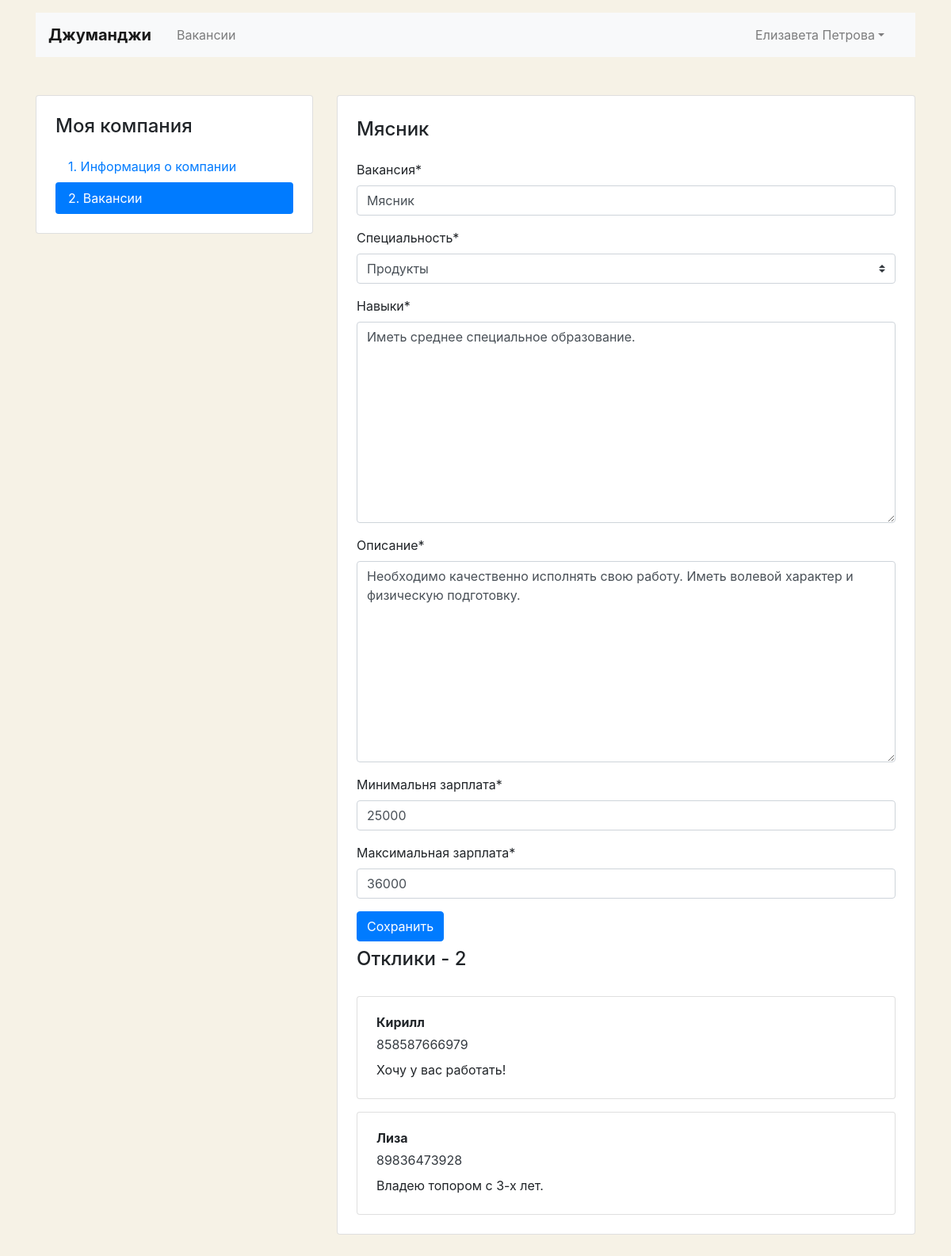
Page /mycompany/vacancies/7/ (signed in) on the earlier database version.
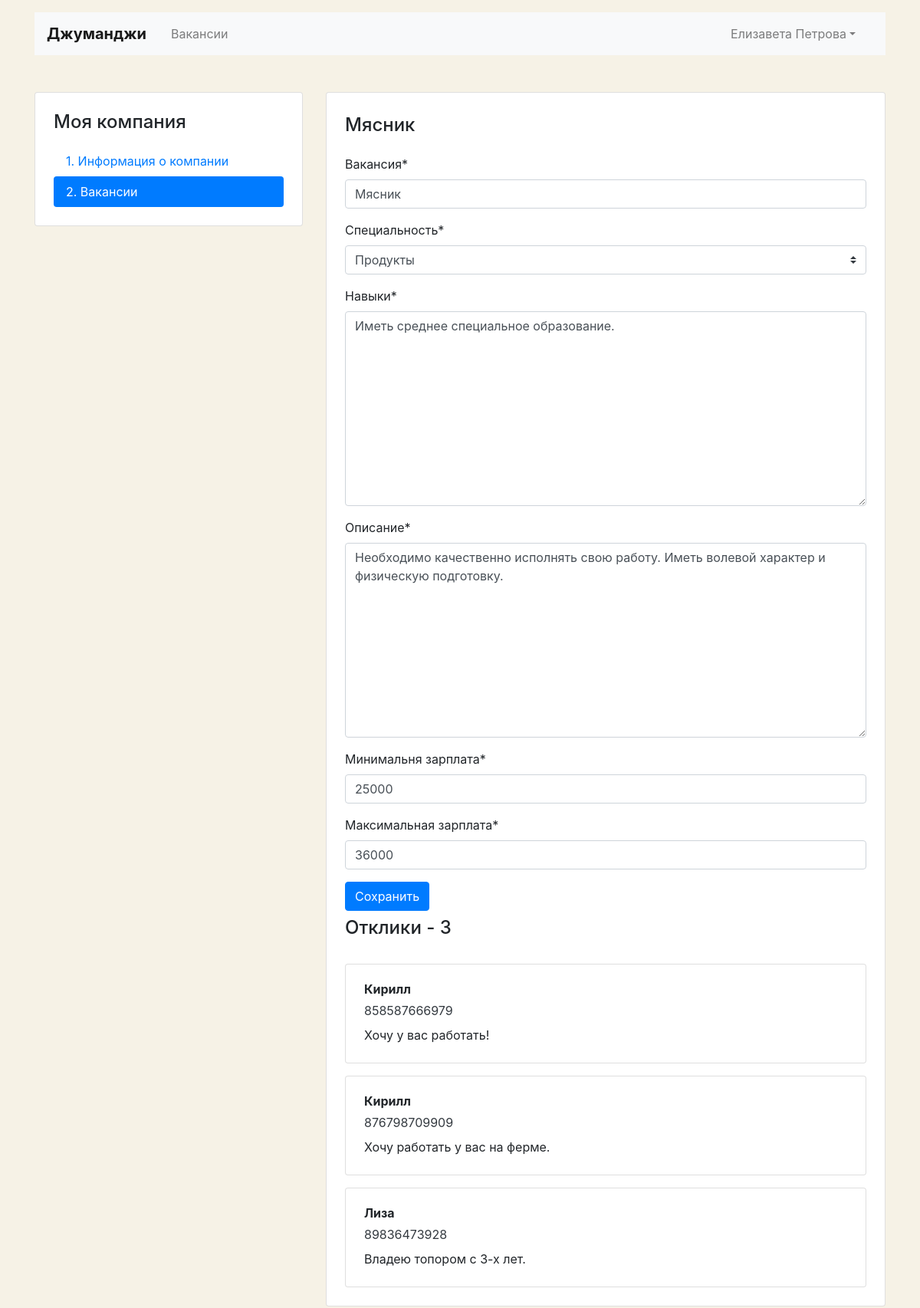
Same page on the later database version.
### job_site_app/models.py (models this page shows, shortened)
class Application(models.Model):
    written_username = models.CharField(max_length=50, verbose_name='Имя')
    written_phone = models.CharField(max_length=50, verbose_name='Телефон')
    written_cover_letter = models.TextField(verbose_name='Сопроводительное письмо')
    vacancy = models.ForeignKey('Vacancy', on_delete=models.CASCADE, related_name="applications",
                                verbose_name='Вакансия')
    user = models.ForeignKey(User, on_delete=models.CASCADE, related_name="applications", verbose_name='Пользователь')
    class Meta:
        verbose_name_plural = 'Отклики'
        verbose_name = 'Отклик'
        ordering = ['written_username']

### job_site_app/views.py (the view, shortened to what this page needs)
# urls.py: path('mycompany/vacancies/<int:pk>/', EditVacancyCreateView.as_view(), name='edit_vacancy'),
class EditVacancyCreateView(LoginRequiredMixin, SuccessMessageMixin, UpdateView):
    login_url = 'accounts:login'
    template_name = 'job_site_app/vacancy-edit.html'
    success_message = 'Информация о вакансии обновлена!'
    model = Vacancy
    form_class = VacancyForm
    def get_context_data(self, **kwargs):
        context = super(EditVacancyCreateView, self).get_context_data(**kwargs)
        context['user_company'] = str(Vacancy.objects.get(id=self.kwargs['pk']).title)
        context['applications'] = Application.objects.filter(vacancy=self.kwargs['pk'])
        return context
    def get_object(self, queryset=None):
        return self.model.objects.get(id=self.kwargs['pk'])

### job_site_app/forms.py
class VacancyForm(forms.ModelForm):
    class Meta:
        model = Vacancy
        fields = ('title', 'specialty', 'skills', 'description', 'salary_min', 'salary_max')
    def __init__(self, *args, **kwargs):
        super(VacancyForm, self).__init__(*args, **kwargs)
        self.helper = FormHelper()
        self.helper.form_method = 'POST'
        self.helper.layout = Layout(
            Fieldset(
                '',
                'title',
                'specialty',
                'skills',
                'description',
                'salary_min',
                'salary_max',
            ),
            ButtonHolder(Submit('submit', 'Сохранить'))
        )

### job_site_app/models.py (called while the page is built)
    def __str__(self):
        return self.title

### job_site_app/templates/job_site_app/vacancy-edit.html (shortened to what this page needs)
{% extends "layout/basic.html" %}
{% block content %}
  <main class="container mt-3 pb-5">
    <div class="row mt-5">
      <div class="col-12 col-lg-4">
        <aside class="pt-3 pb-4 px-4 mb-5 card">
          <h1 class="h4 pt-2 pb-2">Моя компания</h1>
          <div class="nav flex-column nav-pills">
            <a class="nav-link" href="{% url 'job:my_company' user_company %}">1. Информация о&nbsp;компании</a>
            <a class="nav-link active" href="{% url 'job:getting_information' user.pk %}">2. Вакансии</a>
          </div>
        </aside>
      </div>
      <div class="col-12 col-lg-8">
        <div class="card">
          <div class="card-body px-4 pb-4 tab-content">
            <section>
              <h2 class="h4 pt-2 pb-3">{{ user_company }}</h2>
                {% load crispy_forms_tags %}
              {% crispy form %}
              <h2 class="h4 pt-2 pb-3">Отклики - {{ applications.count }}</h2>
              {% for application in applications %}
              <div class="card mt-3">
                <div class="card-body px-4">
                  <p class="mb-1 font-weight-bold">{{ application.written_username }}</p>
                  <p class="mb-2"><a href="tel:+79002842324" class="text-dark">{{ application.written_phone }}</a></p>
                  <p class="mb-1">{{ application.written_cover_letter }}</p>
                </div>
              </div>
              {% endfor %}
            </section>
          </div>
        </div>
      </div>
    </div>
  </main>
{% endblock %}

Differences in the rows shown:
added Application: written_username "Кирилл", written_phone "876798709909", written_cover_letter "Хочу работать у вас на ферме."
Other differences:
{{ applications.count }}: "2" → "3"
